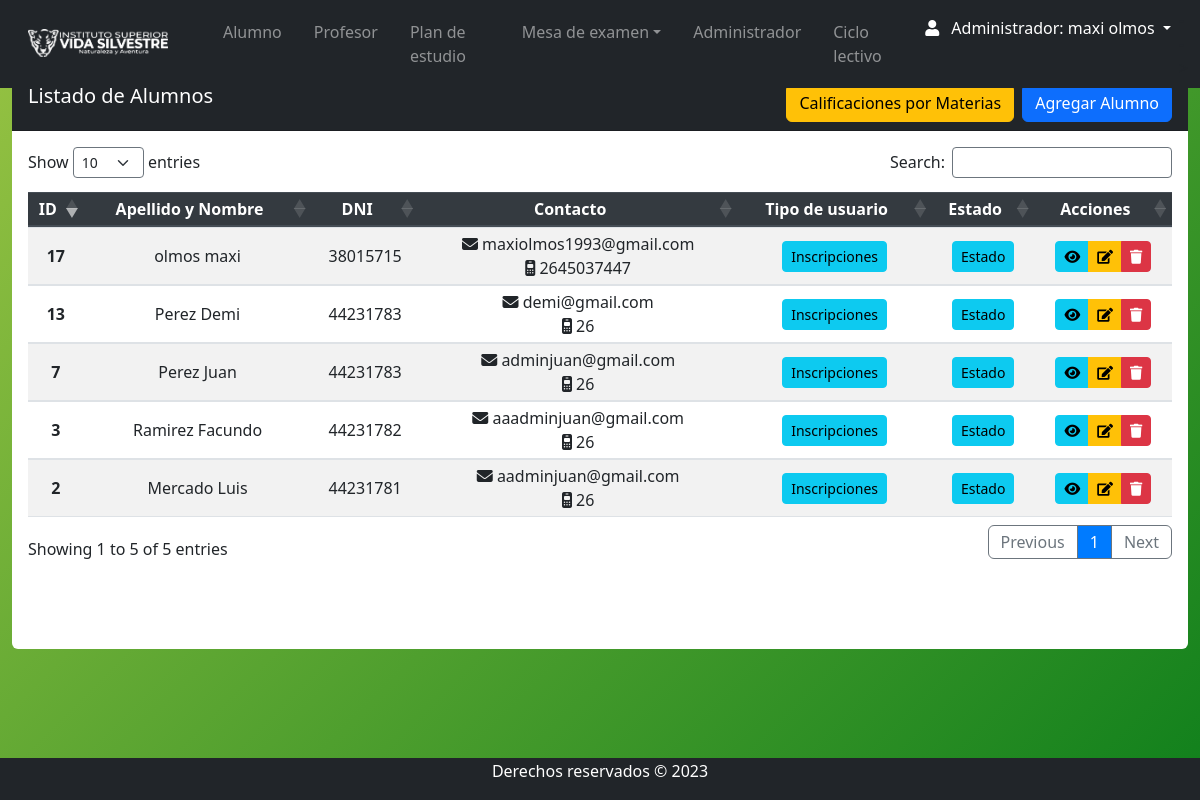
The app's page /Views/admin/alumno_index.php (signed in) with its own data.
### tables this page shows
CREATE TABLE `persona` (
  `id_persona` int(11) NOT NULL,
  `nombre` varchar(35) NOT NULL,
  `apellido` varchar(35) NOT NULL,
  `fecha_nacimiento` date NOT NULL,
  `DNI` int(11) NOT NULL,
  `celular` varchar(15) DEFAULT NULL,
  `email_correo` varchar(100) DEFAULT NULL,
  `direccion` varchar(55) DEFAULT NULL,
  `fecha_ingreso` date DEFAULT NULL,
  `pais` varchar(55) DEFAULT NULL,
  `ciudad` varchar(55) DEFAULT NULL,
  `contraseña` varchar(10) DEFAULT NULL,
  `id_rol` int(11) NOT NULL,
  `genero` varchar(15) DEFAULT NULL,
  `legajo` int(11) DEFAULT NULL,
  `titulo` varchar(100) DEFAULT NULL,
  `estado` varchar(11) DEFAULT NULL
);

### Views/admin/alumno_index.php (the view, shortened to what this page needs)
<?php require 'navbar.php'; ?>
<section class="content mt-3">
    <div class="row m-auto">
        <div class="col-sm">
            <div class="card rounded-2 border-0">
                <div class="card-header pb-0 bg-dark text-white ">
                    <h5 class="d-inline-block ">Listado de Alumnos</h5>
                    <a class="btn btn-primary float-right mb-2" href="alumno_crea.php">Agregar Alumno</a>
                    <a class="btn btn-warning float-right mb-2 mr-2" href="nota_materia.php">Calificaciones por Materias</a>
                </div>
                <div class="card-body table-responsive">
                    <form id="inscripcionForm" action="" method="post">
                        <table id="example" class="table table-striped table-sm" style="width:100%">
                            <thead class="thead-dark">
                                <tr>
                                    <th>ID</th>
                                    <th>Apellido y Nombre</th>
                                    <th>DNI</th>
                                    <th>Contacto</th>
                                    <th>Tipo de usuario</th>
                                    <th>Estado</th>
                                    <th>
                                        <center>Acciones</center>
                                    </th>
                                </tr>
                            </thead>
                            <tbody>
                                <?php
                                try {
                                    $db = new PDO("mysql:host=$db_host;dbname=$db_name", $db_user, $db_password);
                                    $db->setAttribute(PDO::ATTR_ERRMODE, PDO::ERRMODE_EXCEPTION);
                                    $query = "SELECT * FROM persona WHERE id_rol = 1 AND estado = 'Activo'";
                                    $stmt = $db->prepare($query);
                                    $stmt->execute();
                                    $alumnos = $stmt->fetchAll(PDO::FETCH_ASSOC);
                                    foreach ($alumnos as $alumno) {
                                ?>
                                        <tr>
                                            <th scope="row"><?php echo $alumno['id_persona'] ?></th>
                                            <td><?php echo $alumno['apellido']; ?> <?php echo $alumno['nombre']; ?></td>
                                            <td><?php echo $alumno['DNI'] ?></td>
                                            <td><i class="fa-solid fa-envelope"></i> <?php echo $alumno['email_correo']; ?><br>
                                                <i class="fa-solid fa-mobile-retro"></i> <?php echo $alumno['celular']; ?>
                                            </td>
                                            <td><a href="alumno_inscripcion.php?id=<?php echo $alumno['id_persona']; ?>" class="btn btn-info btn-sm" type="button">Inscripciones</a> </td>
                                            <td>
                                                <div class="btn-group">
                                                    <a href="nota_alumno.php?id=<?php echo $alumno['id_persona']; ?>" class="btn btn-info btn-sm" type="button">Estado</a>
                                                </div>
                                            </td>
                                            <td class="text-center">
                                                <div class="btn-group">
                                                    <a href="alumno_ver.php?id=<?php echo $alumno['id_persona']; ?>" data-toggle="modal" data-backdrop="false" class="btn btn-info btn-sm" type="button" title="ver">
                                                        <i class="fa-solid fa-eye" style="color: #000000;"></i>
                                                    </a>
                                                    <a href="alumno_edit.php?id=<?php echo $alumno['id_persona']; ?>" class="btn btn-warning btn-sm" type="button" title="Editar">
                                                        <i class="fas fa-edit"></i>
                                                    </a>
                                                    <a href="javascript:eliminar1(<?php echo $alumno['id_persona']; ?>)" class="btn btn-danger btn-sm" type="button" title="Borrar">
                                                        <i class="fas fa-trash"></i>
                                                    </a>
                                                </div>
                                            </td>
                                        </tr>
                                <?php
                                    }
                                } catch (PDOException $e) {
                                    echo "Error de conexión: " . $e->getMessage();
                                }
                                ?>
                            </tbody>
                        </table>
                    </form>
                    <br>
                    <br><br>
                </div>
            </div>
        </div>
    </div>
</section>
<?php require 'footer.php'; ?>

### css/style.css (style rules this page uses)
body { background: linear-gradient(135deg, #98c343, #10801c); position: relative; padding-bottom: 10px; min-height: 100vh; }
th, td { text-align: center !important; vertical-align: middle !important; }

### records on screen
persona: id_persona "2", apellido "Mercado", nombre "Luis", DNI "44231781", email_correo "aadminjuan@gmail.com", celular "26"
persona: id_persona "3", apellido "Ramirez", nombre "Facundo", DNI "44231782", email_correo "aaadminjuan@gmail.com", celular "26"
persona: id_persona "7", apellido "Perez", nombre "Juan", DNI "44231783", email_correo "adminjuan@gmail.com", celular "26"
persona: id_persona "13", apellido "Perez", nombre "Demi", DNI "44231783", email_correo "demi@gmail.com", celular "26"
persona: id_persona "17", apellido "olmos", nombre "maxi", DNI "38015715", email_correo "maxiolmos1993@gmail.com", celular "2645037447"

### other values on screen
$_SESSION['nombre'] "maxi"
$_SESSION['apellido'] "olmos"
